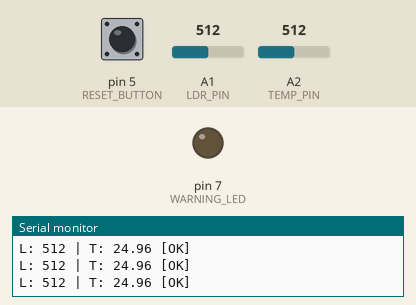
Simulated run of this sketch. Board: Arduino Uno, built with avr-gcc and run on an emulated ATmega328P. Parts: output pins drawn as LEDs (lit = HIGH), the last lines printed to the serial monitor. The test bench sets the inputs (shaded band); at power-on: A1 (LDR_PIN) = 512, pin 5 (RESET_BUTTON) HIGH, A2 (TEMP_PIN) = 512.

Above: at 1.4 s.
1.5 s: A1 (LDR_PIN) set to 644
3.0 s: A1 (LDR_PIN) set to 670
At 4.4 s:
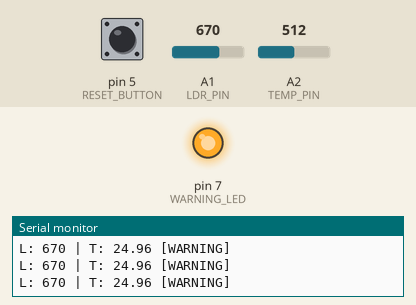
4.7 s: A1 (LDR_PIN) set to 511
At 5.7 s:
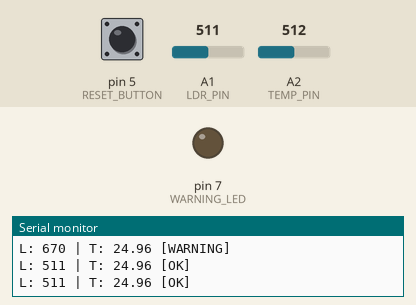
6.2 s: A1 (LDR_PIN) set to 374
9.2 s: A1 (LDR_PIN) set to 355
At 10.7 s:
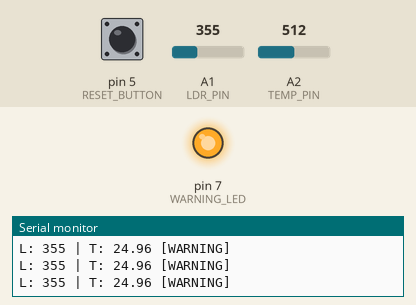
Timing chart, 0 to 11.7 s (numbered marks = the images above; inputs shaded):
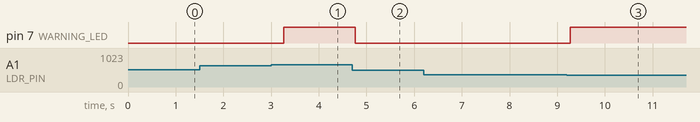

Measured:
- the behaviour switches between 662 and 663 on A1 (LDR_PIN) (found by bisection; images 0 and 1)
- the behaviour switches between 362 and 361 on A1 (LDR_PIN) (found by bisection; images 2 and 3)
- after the input at 3.0 s, pin 7 (WARNING_LED): LOW → HIGH after 0.26 s
- after the input at 4.7 s, pin 7 (WARNING_LED): HIGH → LOW after 0.07 s
- after the input at 9.2 s, pin 7 (WARNING_LED): LOW → HIGH after 0.08 s

The sketch:

Room_condition_indicator.ino
```cpp
/* Monitors light and temperature to provide visual status alerts. Uses a thermistor and ldr. */

// Pin Definitions
const int LDR_PIN = A1;
const int TEMP_PIN = A2;
const int WARNING_LED = 7;
const int RESET_BUTTON = 5;

// --- NTC Constants ---
const float BETA = 3950;
const int ROOM_RESISTANCE = 10000;
const int RESISTOR_VALUE = 10000;

// --- Global Variables for Baseline ---
float baseTemp = 0;
int baseLight = 0;

// Tolerance ranges (Deviation from baseline)
const float TEMP_TOLERANCE = 3.0; // +/- 3 degrees C
const int LIGHT_TOLERANCE = 150;  // +/- 150 units

// Helper function for the NTC math
float calculateTemp() {
  int analogVal = analogRead(TEMP_PIN);
  float resistance = RESISTOR_VALUE / (1023.0 / analogVal - 1.0);
  float temp;
  temp = resistance / ROOM_RESISTANCE;
  temp = log(temp);
  temp /= BETA;
  temp += 1.0 / (25.0 + 273.15);
  temp = 1.0 / temp;
  return temp - 273.15;
}

// Function to set or reset the room's "normal" state
void calibrate() {
  Serial.println(">>> CALIBRATING BASELINE...");

  long lightSum = 0;
  float tempSum = 0;

  for(int i = 0; i < 5; i++) {
    lightSum += analogRead(LDR_PIN);
    tempSum += calculateTemp();
    delay(50);
  }

  baseLight = lightSum / 5;
  baseTemp = tempSum / 5.0;

  Serial.print("Baseline Set. Light: "); Serial.print(baseLight);
  Serial.print(" | Temp: "); Serial.println(baseTemp);
}

void setup() {
  Serial.begin(9600);
  pinMode(WARNING_LED, OUTPUT);
  pinMode(RESET_BUTTON, INPUT_PULLUP);

  calibrate(); // Set initial baseline on startup
}

void loop() {
  // 1. Check for Reset Button (Pressed = LOW)
  if (digitalRead(RESET_BUTTON) == LOW) {
    calibrate();
    delay(200); // Debounce
  }

  // 2. Read Sensors
  int currentLight = analogRead(LDR_PIN);
  float currentTemp = calculateTemp();

  // 3. Logic: Check for deviations
  bool tooHot = (currentTemp > baseTemp + TEMP_TOLERANCE);
  bool tooCold = (currentTemp < baseTemp - TEMP_TOLERANCE);
  bool tooBright = (currentLight > baseLight + LIGHT_TOLERANCE);
  bool tooDark = (currentLight < baseLight - LIGHT_TOLERANCE);

  // 4. Output Control (Only Red LED)
  if (tooHot || tooCold || tooBright || tooDark) {
    digitalWrite(WARNING_LED, HIGH);
  } else {
    digitalWrite(WARNING_LED, LOW);
  }

  // 5. Logging
  Serial.print("L: "); Serial.print(currentLight);
  Serial.print(" | T: "); Serial.print(currentTemp);

  if (digitalRead(WARNING_LED) == HIGH) {
    Serial.println(" [WARNING]");
  } else {
    Serial.println(" [OK]");
  }

  delay(500);
}
```
